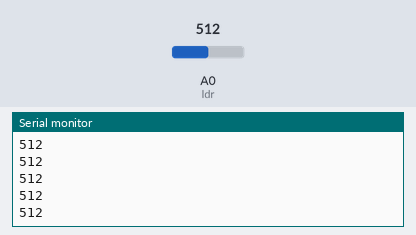
Simulated run of this sketch. Board: Arduino Uno, built with avr-gcc and run on an emulated ATmega328P. On the bench: the last lines printed to the serial monitor. Inputs (shaded band) come from the test bench; at power-on: A0 (ldr) = 512.

Above: at 1.2 s.
1.3 s: A0 (ldr) set to 716
At 1.31 s:
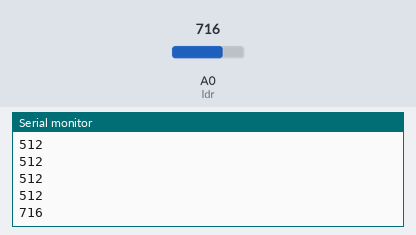
2.8 s: A0 (ldr) set to 900
At 2.81 s:
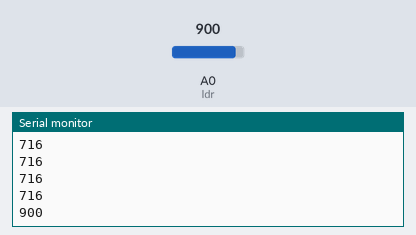
Timing chart, 0 to 5.8 s (numbered marks = the images above; inputs shaded):
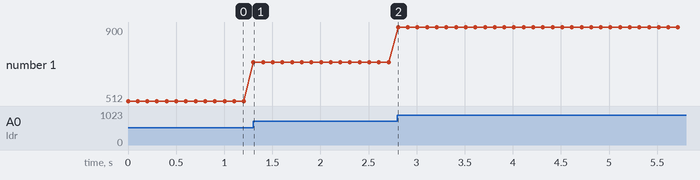

Measured:
- after the input at 1.3 s, the serial monitor: prints a new line at once (image 1)
- after the input at 2.8 s, the serial monitor: prints a new line at once (image 2)
- plotted number 1: 512 → 716 after the input at 1.3 s, 716 → 900 after the input at 2.8 s

The sketch:

analogread.ino
```cpp
#define ldr A0
void setup() {
  Serial.begin(9600);
}

void loop() {
  int sensorValue = analogRead(ldr);
  Serial.println(sensorValue);
  delay(100);
}
```
